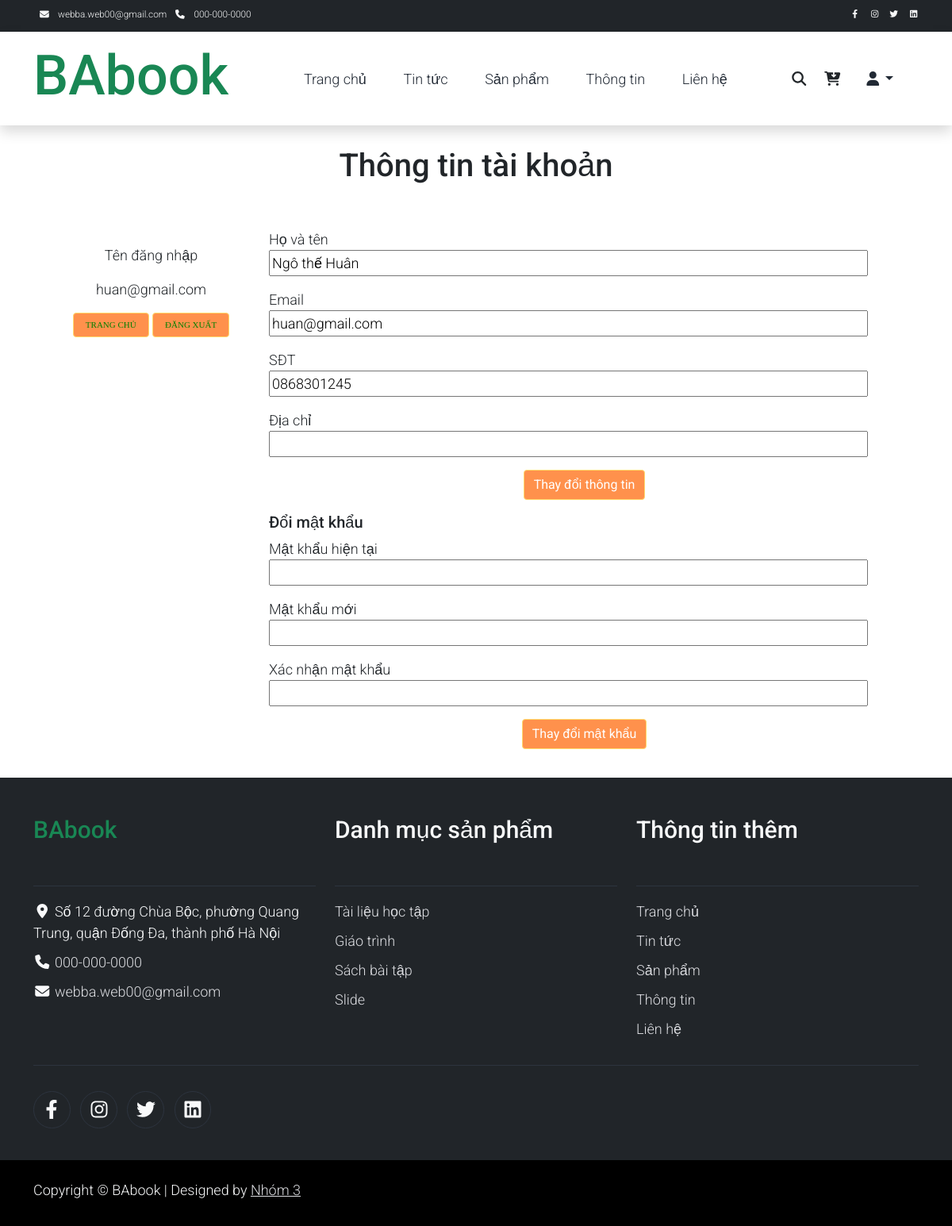
/thong_tin_tai_khoan.php (signed in), run on the app's committed database.
### tables this page shows
CREATE TABLE `user` (
  `user_id` int(11) NOT NULL,
  `user_hoten` varchar(200) NOT NULL,
  `email` varchar(100) NOT NULL,
  `sdt` varchar(20) NOT NULL,
  `dia_chi` varchar(300) DEFAULT NULL,
  `password` varchar(32) NOT NULL,
  `created_at` timestamp NOT NULL DEFAULT current_timestamp()
);

CREATE TABLE `danhmucsp` (
  `dm_id` int(11) NOT NULL,
  `dm_ten_danh_muc` varchar(200) NOT NULL,
  `dm_anh_minh_hoa` varchar(200) DEFAULT NULL
);

### thong_tin_tai_khoan.php (the view, shortened to what this page needs)
<!DOCTYPE html>
<html lang="en">
<head>
    <link rel="stylesheet" href="assets/css/bootstrap.min.css">
    <link rel="stylesheet" href="assets/css/templatemo.css">
    <link href="https://cdn.jsdelivr.net/npm/simple-datatables@latest/dist/style.css" rel="stylesheet" />
    <link href="css/styles.css" rel="stylesheet" />
    <link rel="stylesheet" href="assets/css/fontawesome.min.css">
    <link rel="stylesheet" href="assets/css/style.css">
</head>
<body>
    <?php
    require('menu.php');
;?>
    <?php
                  include("config.php");
                  $id = $_SESSION['id'];
                  $sql = "
                          SELECT *
                          from user
                          where user_id = '".$id."'
                          ";
                  $thong_tin = mysqli_query($con, $sql);
                  $row = mysqli_fetch_array($thong_tin);
            ;?>
    <div class="container">
        <br>
    <h1 class="text-center">Thông tin tài khoản</h1> <br>
        <div class="container">
            <div class="row profile">
                <div class="col-md-3">
                    <div class="profile-sidebar">
                    <div>
                    <p style="text-align:center; font-weight: bold;">Tên đăng nhập</p>
                    <p style="text-align:center;"><?php echo $row["email"];?></p>
                    </div>
                    <div class="profile-userbuttons">
                    <a href="index.php" class="btn btn-success" style="font-family: tahoma; ">Trang chủ</a>
                    <a href="admin/dang_xuat.php" class="btn btn-success" style="font-family: tahoma; ">Đăng xuất</a>
                    </div>
                </div>
            </div>
                <div class="col-md-9">
                <div class="profile-content">
                <form action="thuc_hien_thay_doi_thong_tin.php" method="post" enctype="multipart/form-data">
                <label style="font-weight: bold;">Họ và tên </label>
                <p><input type="text" name="txtHoten" value="<?php echo $row["user_hoten"] ;?>" style=" width:95%;"></p>
                <label style="font-weight: bold;">Email </label>
                <p><input type="text" name="txtEmail" value="<?php echo $row["email"] ;?>" style=" width:95%;"></p>
                <lable >SĐT</label>
                <p><input type="text" name="txtsdt" value="<?php echo $row["sdt"] ;?>" style=" width:95%;"></p>
                <label style="font-weight: bold;">Địa chỉ</label>
                <p><input type="text" name="txtDiachi" value="<?php echo $row["dia_chi"] ;?>" style=" width:95%;"></p>
                <p style="text-align: center;"><button class="btn btn-success" name="user_id"
                value="<?php echo $row["user_id"];?>" type="submit" >Thay đổi thông tin</button></p>
                </form>
                <h5>Đổi mật khẩu</h5>
                <form action="thay_doi_mat_khau.php" method="post" enctype="multipart/form-data">
                <label style="font-weight: bold;">Mật khẩu hiện tại </label>
                <p><input type="password" name="oldpass" style=" width:95%;"></p>
                <label style="font-weight: bold;">Mật khẩu mới </label>
                <p><input type="password" name="newpass" style=" width:95%;"></p>
                <label style="font-weight: bold;">Xác nhận mật khẩu</label>
                <p><input type="password" name="cfpass"  style=" width:95%;"></p>
                <p style="text-align: center;"><button class="btn btn-success" name="user_id"
                value="<?php echo $row["user_id"];?>" type="submit" >Thay đổi mật khẩu</button></p>
                </form>
                 </div>
               </div>
              </div>
             </div>
            </div>
    <?php require('footer.php');?>
</body>
</html>

### footer.php (shortened to what this page needs)
<footer class="bg-dark" id="tempaltemo_footer">
    <div class="container">
        <div class="row">
            <div class="col-md-4 pt-5">
                <h2 class="h2 text-success border-bottom pb-3 border-light logo">BAbook<br><br></h2>
                <ul class="list-unstyled text-light footer-link-list">
                    <li>
                        <i class="fas fa-map-marker-alt fa-fw"></i>
                        Số 12 đường Chùa Bộc, phường Quang Trung, quận Đống Đa, thành phố Hà Nội
                    </li>
                    <li>
                        <i class="fa fa-phone fa-fw"></i>
                        <a class="text-decoration-none" href="tel:000-000-0000">000-000-0000</a>
                    </li>
                    <li>
                        <i class="fa fa-envelope fa-fw"></i>
                        <a class="text-decoration-none" href="mailto:webba.web00@gmail.com"> webba.web00@gmail.com </a>
                    </li>
                </ul>
            </div>
            <div class="col-md-4 pt-5">
                <h2 class="h2 text-light border-bottom pb-3 border-light">Danh mục sản phẩm <br><br> </h2>
                <ul class="list-unstyled text-light footer-link-list">
                    <?php
                        $sql_dm="SELECT DISTINCT danhmucsp.dm_ten_danh_muc, danhmucsp.dm_id FROM danhmucsp ";
                        $danh_muc=mysqli_query($con,$sql_dm);
            while ($row_dm=mysqli_fetch_array($danh_muc)) {
                    ?>
                    <li><a class="text-decoration-none" href="shop.php?id_tl=&id_dm=<?php echo $row_dm['dm_id'] ?>&sort=&trang=1"><?php echo $row_dm['dm_ten_danh_muc'] ?></a></li>
                    <?php } ?>
                </ul>
            </div>
            <div class="col-md-4 pt-5">
                <h2 class="h2 text-light border-bottom pb-3 border-light">Thông tin thêm<br><br></h2>
                <ul class="list-unstyled text-light footer-link-list">
                    <li><a class="text-decoration-none" href="index.php">Trang chủ</a></li>
                    <li><a class="text-decoration-none" href="tin_tuc.php">Tin tức</a></li>
                    <li><a class="text-decoration-none" href="shop.php">Sản phẩm</a></li>
                    <li><a class="text-decoration-none" href="cau_hoi_thuong_gap.php">Thông tin</a></li>
                    <li><a class="text-decoration-none" href="contact.php">Liên hệ</a></li>
                </ul>
            </div>
        </div>
        <div class="row text-light mb-4">
            <div class="col-12 mb-3">
                <div class="w-100 my-3 border-top border-light"></div>
            </div>
            <div class="col-auto me-auto">
                <ul class="list-inline text-left footer-icons">
                    <li class="list-inline-item border border-light rounded-circle text-center">
                        <a class="text-light text-decoration-none" target="_blank" href="http://facebook.com/"><i class="fab fa-facebook-f fa-lg fa-fw"></i></a>
                    </li>
                    <li class="list-inline-item border border-light rounded-circle text-center">
                        <a class="text-light text-decoration-none" target="_blank" href="https://www.instagram.com/"><i class="fab fa-instagram fa-lg fa-fw"></i></a>
                    </li>
                    <li class="list-inline-item border border-light rounded-circle text-center">
                        <a class="text-light text-decoration-none" target="_blank" href="https://twitter.com/"><i class="fab fa-twitter fa-lg fa-fw"></i></a>
                    </li>
                    <li class="list-inline-item border border-light rounded-circle text-center">
                        <a class="text-light text-decoration-none" target="_blank" href="https://www.linkedin.com/"><i class="fab fa-linkedin fa-lg fa-fw"></i></a>
                    </li>
                </ul>
            </div>
        </div>
    </div>
    <div class="w-100 bg-black py-3">
        <div class="container">
            <div class="row pt-2">
                <div class="col-12">
                    <p class="text-left text-light">
                        Copyright &copy; BAbook
                        | Designed by <a rel="sponsored" href="index.php">Nhóm 3</a>
                    </p>
                </div>
            </div>
        </div>
    </div>
</footer>

### assets/css/templatemo.css (style rules this page uses)
body, ul, li, p, a, label, input, div { font-family: 'Roboto', sans-serif; font-size: 18px !important; font-weight: 300 !important; }
.h2 { font-family: 'Roboto', sans-serif; font-size: 30px !important; font-weight: 300; }
.logo { font-weight: 500 !important; }
.text-success { color: #FF9222 !important; }
.text-light { color: #FFF8F1 !important; }
.bg-dark { background-color: orange; !important; }
.bg-black { background-color: #402E32 !important; }
.btn-success { background-color: rgb(255,145,76) !important; border-color: #FFDA6C !important; }
#tempaltemo_footer a { color: #dcdde1; }
#tempaltemo_footer ul.footer-link-list li { padding-top: 10px; }
#tempaltemo_footer ul.footer-icons li { width: 2.6em; height: 2.6em; line-height: 2.6em; }
#tempaltemo_footer .border-light { border-color: #2d343f !important; }

### assets/css/style.css (style rules this page uses)
.profile { margin: 20px 0 !important; }
.profile-sidebar { padding: 20px 0 10px 0 !important; background: #fff !important; }
.profile-userbuttons { text-align: center !important; margin-top: 10px !important; }
.profile-userbuttons .btn { text-transform: uppercase !important; font-size: 11px !important; font-weight: 200 !important; padding: 6px 15px !important; margin-right: 0px !important; }

### data on the page
user: email "huan@gmail.com", txtHoten "Ngô thế Huân", txtEmail "huan@gmail.com", txtsdt "0868301245"
danhmucsp: dm_ten_danh_muc "Tài liệu học tập"
danhmucsp: dm_ten_danh_muc "Giáo trình"
danhmucsp: dm_ten_danh_muc "Sách bài tập"
danhmucsp: dm_ten_danh_muc "Slide"
